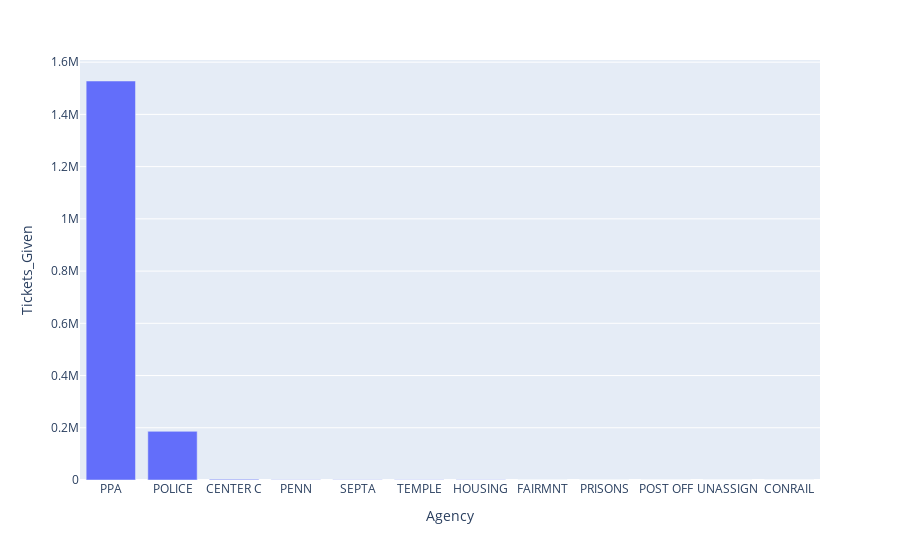

The cell this chart's notebook holds for it:
### Code cell
fig = px.bar(run_query(TicketsByAgency), x='Agency', y='Tickets_Given')
fig.show()

### Figure 1 — Plotly figure (JSON) as saved in the notebook; plotly's stock layout.template omitted (floating-point values rounded to 4 significant figures)
{"data": [{"alignmentgroup": "True", "hovertemplate": "Agency=%{x}<br>Tickets_Given=%{y}<extra></extra>", "legendgroup": "", "marker": {"color": "#636efa", "pattern": {"shape": ""}}, "name": "", "offsetgroup": "", "orientation": "v", "showlegend": false, "textposition": "auto", "type": "bar", "x": ["PPA", "POLICE", "CENTER C", "PENN", "SEPTA", "TEMPLE", "HOUSING", "FAIRMNT", "PRISONS", "POST OFF", "UNASSIGN", null, "CONRAIL"], "xaxis": "x", "y": [1527876, 186304, 2846, 1407, 1190, 1040, 1032, 465, 434, 16, 5, 3, 2], "yaxis": "y"}], "layout": {"barmode": "relative", "legend": {"tracegroupgap": 0}, "margin": {"t": 60}, "xaxis": {"anchor": "y", "domain": [0, 1], "title": {"text": "Agency"}}, "yaxis": {"anchor": "x", "domain": [0, 1], "title": {"text": "Tickets_Given"}}}}
